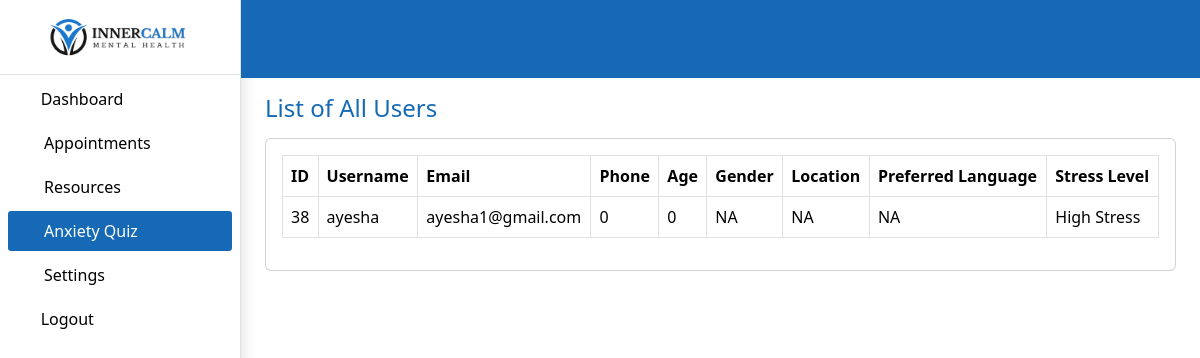
/counselors_portal/allquiz/, run on the app's committed database.
### accounts/models.py (models this page shows)
class QuizFilled(models.Model):
    user = models.ForeignKey(User, on_delete=models.CASCADE)
    answer=models.CharField(default='NA',max_length=1000)
    stree_value=models.FloatField(default=0)
    created_at = models.DateTimeField(auto_now_add=True, null=True, blank=True)

class User(AbstractUser):
    is_admin = models.BooleanField(default=False)
    is_client = models.BooleanField(default=False)
    is_doc = models.BooleanField(default=False)
    age = models.IntegerField(default='0')
    gender = models.CharField(default='NA',max_length=10)
    location = models.CharField(default='NA',max_length=50)
    lang=models.CharField(default='NA',max_length=50)
    phone=models.IntegerField(default='0',max_length=12)
    lang=models.CharField(default='NA',max_length=50)
    groups = models.ManyToManyField(
        Group,
        blank=True,
        related_name='custom_user_groups',  # Unique related_name for groups
    )
    user_permissions = models.ManyToManyField(
        Permission,
        blank=True,
        related_name='custom_user_permissions',  # Unique related_name for permissions
)

### counselors_portal/views.py (the view)
# urls.py: path('allquiz/', views.all_quiz, name='allquiz'),
def all_quiz(request):
    data=QuizFilled.objects.all()
    return render(request, 'counselors_portal/allquiz.html',{'data':data})

### counselors_portal/templates/counselors_portal/allquiz.html (shortened to what this page needs)
{% load static %}
<!DOCTYPE html>
<html lang="en">
<head>
    <link rel="stylesheet" href="{% static 'website/img/favicon.png' %}" rel="icon">
    <link rel="stylesheet" href="{% static 'website/img/apple-touch-icon.png' %}" rel="apple-touch-icon">
    <link rel="stylesheet" href="{% static 'website/vendor/fontawesome-free/css/all.min.css' %}">
    <link rel="stylesheet" href="{% static 'website/vendor/animate.css/animate.min.css' %}">
    <link rel="stylesheet" href="{% static 'website/vendor/bootstrap/css/bootstrap.min.css' %}">
    <link rel="stylesheet" href="{% static 'website/vendor/bootstrap-icons/bootstrap-icons.css' %}">
    <link rel="stylesheet" href="{% static 'website/vendor/boxicons/css/boxicons.min.css' %}">
    <link rel="stylesheet" href="{% static 'website/vendor/glightbox/css/glightbox.min.css' %}">
    <link rel="stylesheet" href="{% static 'website/vendor/remixicon/remixicon.css' %}">
    <link rel="stylesheet" href="{% static 'website/vendor/swiper/swiper-bundle.min.css' %}">
    <link rel="stylesheet" href="{% static 'website/css/admin_styles.css' %}">
    <link rel="stylesheet" href="{% static 'website/css/datatables.css' %}">
</head>
<body>
    <div class="d-flex" id="wrapper">
        <div class="primary-bg shadow border-end " id="sidebar-wrapper">
            <div class="text-center primary-text bg-blue-color fs-4 fw-semibold text-uppercase border-bottom">
                <a href="{% url 'website:home' %}">
                    <img src="{% static 'website/img/blacklogo2.png' %}" class="py-3" width="150" height="auto" alt="">
                </a>
            </div>
            <ul class="navbar-nav sidebar_list">
                <li class="nav-item px-2 py-0 mt-1">
                    <a href="{% url 'counselors_portal:home' %}" class="text-decoration-none nav-link px-2">
                        <span><i class="fas fa-tachometer-alt me-2"></i></span>
                        <span>Dashboard</span>
                    </a>
                </li>
                <li class="nav-item px-2 py-0 mt-1">
                    <a class="text-decoration-none nav-link px-2 d-flex justify-content-between"
                        data-bs-toggle="collapse" href="#collapseSchedular" onclick="toggleArrow1()" role="button"
                        aria-expanded="false" aria-controls="collapseExample">
                        <span><i class="fa-solid fa-calendar-alt me-2 size"></i>Appointments</span>
                        <span id="myArrow2"><i class="fas fa-angle-right"></i></span>
                    </a>
                </li>
                <li class="nav-item px-2 py-0 mt-1">
                    <a class="text-decoration-none nav-link px-2 d-flex justify-content-between"
                        data-bs-toggle="collapse" href="#collapseanalytics" onclick="toggleArrow3()" role="button"
                        aria-expanded="false" aria-controls="collapseExample">
                        <span><i class="fa-solid fa-cubes
                         me-2 size"></i>Resources</span>
                        <span id="myArrow4"><i class="fas fa-angle-right"></i></span>
                    </a>
                </li>
                <li class="nav-item px-2 py-0 mt-1">
                    <a class="text-decoration-none nav-link px-2 d-flex justify-content-between active"
                        data-bs-toggle="collapse" href="#collapseanalytics4" onclick="toggleArrow4()" role="button"
                        aria-expanded="false" aria-controls="collapseExample">
                        <span><i class="fa-solid fa-file me-2 size"></i>Anxiety Quiz</span>
                        <span id="myArrow4"><i class="fas fa-angle-right"></i></span>
                    </a>
                </li>
                <li class="nav-item px-2 py-0 mt-1">
                    <a class="text-decoration-none nav-link px-2 d-flex justify-content-between"
                        data-bs-toggle="collapse" href="#collapseanalytics7" onclick="toggleArrow7()" role="button"
                        aria-expanded="false" aria-controls="collapseExample">
                        <span><i class="fa-solid fa-gear me-2 size"></i>Settings</span>
                        <span id="myArrow4"><i class="fas fa-angle-right"></i></span>
                    </a>
                </li>
                <li class="nav-item px-2 py-0 mt-1">
                    <a href="{% url 'accounts:logout' %}" class="text-decoration-none nav-link px-2">
                        <span><i class="fas fa-power-off me-2"></i></span>
                        <span>Logout</span>
                    </a>
                </li>
            </ul>
        </div>
        <div id="page-content-wrapper">
            <header class="">
                <nav class="bg-blue custom_nav">
                    <div class="container-fluid mt-1">
                        <div class="row g-2 align-items-center justify-content-between">
                            <div class="col-4 col-sm-4 col-md-6 col-lg-6 col-xl-6 col-xxl-6">
                                <div class="d-flex align-items-center text-white">
                                    <i class="fas fa-sliders-h fs-4 me-3" style="color: #fff;" id="menu-toggle"></i>
                                </div>
                            </div>
                            <div class="col-8 col-sm-8 col-md-6 col-lg-6 col-xl-6 col-xxl-6 text-end">
                                <div class="d-flex align-items-center justify-content-end">
                                    <div class="dropdown">
                                        <button class="btn p-0 border-0" type="button" id="dropdownMenuButton1"
                                            data-bs-toggle="dropdown" aria-expanded="false">
                                            <div class="d-flex align-items-center justify-content-center">
                                                <span><i class="fas fa-bell text-light"></i></span>
                                            </div>
                                        </button>
                                    </div>
                                    <div class="dropdown">
                                        <button class="btn p-0 border-0 " type="button" id="dropdownMenuButton1"
                                            data-bs-toggle="dropdown" aria-expanded="false">
                                            <div class="d-flex align-items-center ms-3">
                                                <span><i class="fas fa-user-circle text-light fs-2"></i></span>
                                            </div>
                                        </button>
                                    </div>
                                </div>
                            </div>
                        </div>
                    </div>
                </nav>
            </header>
            <div class="container-fluid px-4">
                <div class="col-12">
                    <div class="card border-0">
                        <div class="card-body px-0">
                            <h4 class="text-orange mb-3">List of All Users</h4>
                            <div class="row g-3">
                                <div class="col-lg-12">
                                    <div class="card">
                                        <div class="card-body">
                                            <div class="table-responsive">
                                                <table class="table table-bordered" id="user-table">
                                                    <thead class="bg_orange text-light fw-semibold">
                                                        <tr>
                                                            <th>ID</th>
                                                            <th>Username</th>
                                                            <th>Email</th>
                                                            <th>Phone</th>
                                                            <th>Age</th>
                                                            <th>Gender</th>
                                                            <th>Location</th>
                                                            <th>Preferred Language</th>
                                                            <th>Stress Level</th>
                                                        </tr>
                                                    </thead>
                                                    <tbody>
                                                        {% for data in data %}
                                                        <tr>
                                                            <td>{{data.id}}</td>
                                                            <td>{{data.user.username}}</td>
                                                            <td>{{data.user.email}}</td>
                                                            <td>{{data.user.phone}}</td>
                                                            <td>{{data.user.age}}</td>
                                                            <td>{{data.user.gender}}</td>
                                                            <td>{{data.user.location}}</td>
                                                            <td>{{data.user.lang}}</td>
                                                            <td>{{data.answer}}</td>
                                                        </tr>
                                                        {% endfor %}
                                                    </tbody>
                                                </table>
                                            </div>
                                        </div>
                                    </div>
                                </div>
                            </div>
                        </div>
                    </div>
                </div>
            </div>
        </div>
    </div>
</body>
</html>

### website/static/website/css/admin_styles.css (style rules this page uses)
:root { --main-bg-color: #25293c; --white-color: #ffffff; --blue-color: #fff; --orange-color: #166AB5; --black-color: #000; }
.primary-text { color: var(--white-color); }
.bg-blue { background: var(--orange-color); }
.text-orange { color: var(--orange-color); }
.bg-blue-color { background-color: var(--blue-color); }
.primary-bg { background-color: var(--blue-color) !important; }
.bg_orange { background-color: var(--orange-color); }
#wrapper { overflow-x: hidden; background-color: #fff !important; }
#sidebar-wrapper { min-height: 100vh; margin-left: -15rem; -webkit-transition: margin 0.25s ease-out; -moz-transition: margin 0.25s ease-out; -o-transition: margin 0.25s ease-out; transition: margin 0.25s ease-out; }
#sidebar-wrapper .sidebar_list { width: 15rem; }
#page-content-wrapper { min-width: 100vw; }
#menu-toggle { cursor: pointer; }
.sidebar_list .nav-item { border: none; padding: 15px 10px; }
.sidebar_list .nav-item .nav-link { color: #000 !important; font-size: 1rem; position: relative; }
.sidebar_list .nav-item .nav-link.active { background-color: var(--orange-color) !important; border: none; color: #ffffff !important; border-radius: 0.2rem; }
@media (min-width: 1200px) { #sidebar-wrapper { margin-left: 0; } }
@media (min-width: 1200px) { #page-content-wrapper { min-width: 0; width: 100%; } }
.custom_nav { padding: 1.27rem 0.5rem; }
.size { width: 20px; }

### data on the page
QuizFilled: id "38", user.username "ayesha", user.email "ayesha1@gmail.com", user.phone "0", user.age "0", user.gender "NA", user.location "NA", user.lang "NA", answer "High Stress"
